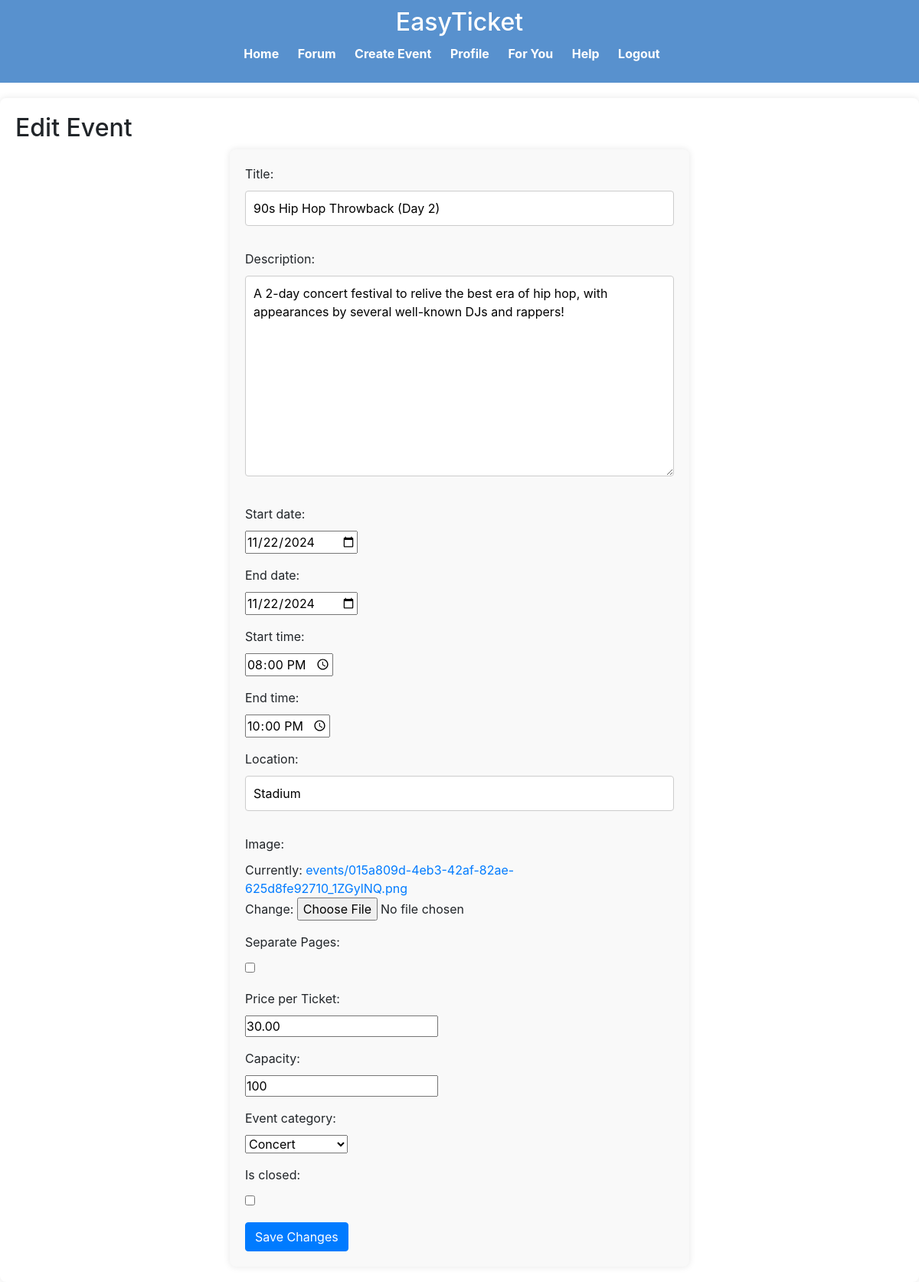
Page /event/2/edit/ (signed in) on the committed database.
### events/models.py (models this page shows, shortened)
class Event(models.Model):
    title = models.CharField(max_length=200)
    description = models.TextField()
    start_date = models.DateField(null=True, blank=True)
    end_date = models.DateField(null=True, blank=True)
    start_time = models.TimeField()
    end_time = models.TimeField()
    location = models.CharField(max_length=200)
    image = models.ImageField(upload_to='events/')
    organizer = models.ForeignKey(User, on_delete=models.CASCADE)
    price_per_ticket = models.DecimalField(max_digits=10, decimal_places=2, blank=True, null=True)
    capacity = models.IntegerField(default=0)
    event_category = models.CharField(max_length=1, choices=categories, default='f')
    is_closed = models.BooleanField(default=False)
    separate_pages = models.BooleanField(default=False)

### events/views.py (the view)
# urls.py: path('event/<int:event_id>/edit/', views.edit_event, name='edit_event'),
@login_required
def edit_event(request, event_id=None):
        event = get_object_or_404(Event, id=event_id, organizer=request.user)
        if request.method == 'POST':
            form = EventForm(request.POST, request.FILES, instance=event)
            if form.is_valid():
                form.save()
                return redirect('event_detail', event_id=event.id)
        else:
            form = EventForm(instance=event)
        return render(request, 'events/edit_event.html', {'form': form, 'event': event})

### events/forms.py (shortened to what this page needs)
class EventForm(forms.ModelForm):
    class Meta:
        model = Event
        fields = [
            'title', 'description', 'start_date', 'end_date',
            'start_time', 'end_time', 'location', 'image',
            'separate_pages','price_per_ticket', 'capacity', 'event_category', 'is_closed'
        ]
        widgets = {
            'start_date': forms.DateInput(attrs={'type': 'date'}),
            'end_date': forms.DateInput(attrs={'type': 'date'}),
            'start_time': forms.TimeInput(attrs={'type': 'time'}),
            'end_time': forms.TimeInput(attrs={'type': 'time'}),
        }
    def __init__(self, *args, **kwargs):
        super(EventForm, self).__init__(*args, **kwargs)
        self.fields['separate_pages'].label = "Separate Pages"
        self.fields['price_per_ticket'].label = "Price per Ticket"

### events/templates/events/edit_event.html (shortened to what this page needs)
{% extends 'events/layout.html' %}
{% block content %}
<h2>Edit Event</h2>
<form method="post" enctype="multipart/form-data">
    {{ form.as_p }}
    <button type="submit" class="btn btn-primary">Save Changes</button>
</form>
{% endblock %}

### events/static/events/css/style.css (style rules this page uses)
* { margin: 0; padding: 0; box-sizing: border-box; }
body { font-family: 'Arial', sans-serif; line-height: 1.6; background-color: #f0f0f0; color: #333; margin: 0; padding: 0; }
form { max-width: 600px; margin: 0 auto; background-color: #f9f9f9; padding: 20px; border-radius: 8px; box-shadow: 0 0 10px rgba(0,0,0,0.1); }
form label { display: block; margin-bottom: 10px; }
form input[type="text"], form input[type="email"], form textarea { width: 100%; padding: 10px; margin-bottom: 15px; border: 1px solid #ccc; border-radius: 4px; }
form button { background-color: #007bff; color: white; border: none; padding: 10px 20px; cursor: pointer; border-radius: 4px; transition: background-color 0.3s ease; }

### rows in the picture
Event: title "90s Hip Hop Throwback (Day 2)", description "A 2-day concert festival to relive the best era of hip hop, with appearances by several well-known DJs and rappers!", start_date "11/22/2024", end_date "11/22/2024", start_time "20:00:00", end_time "22:00:00", location "Stadium", price_per_ticket "30.00", capacity "100", event_category "Concert"
